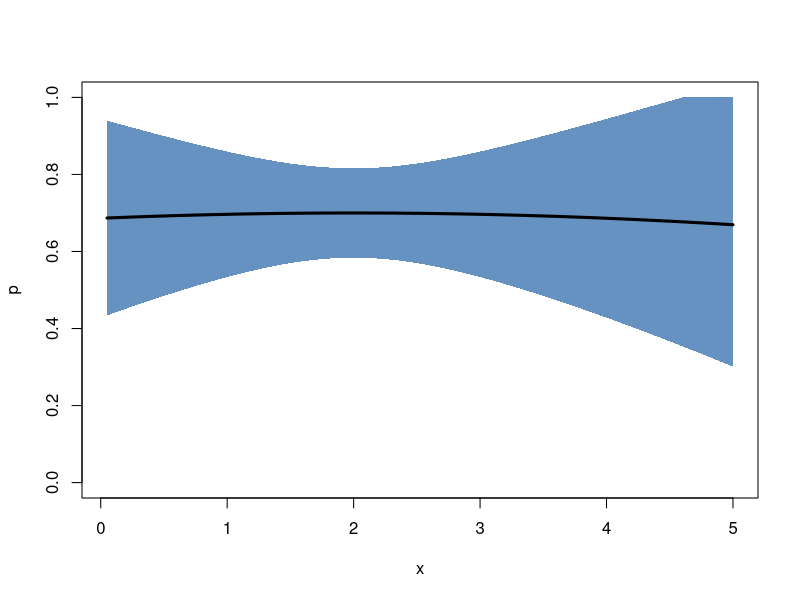
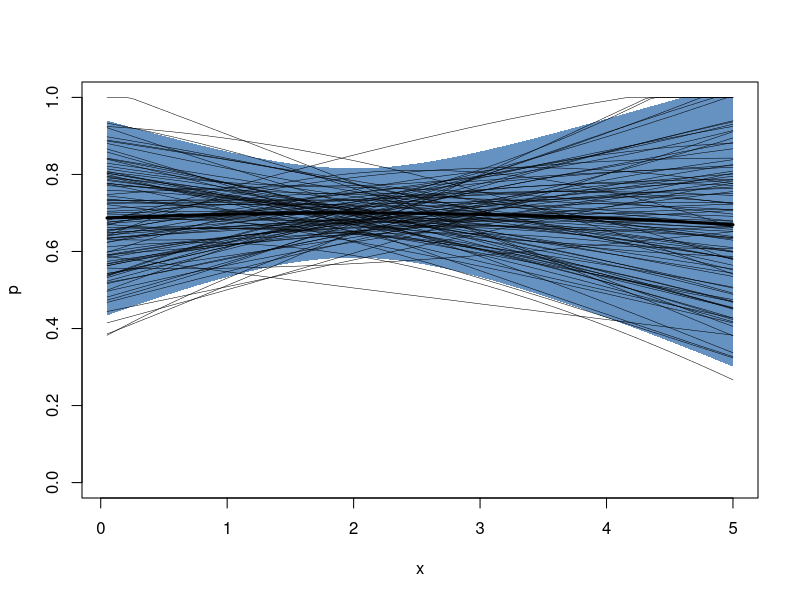
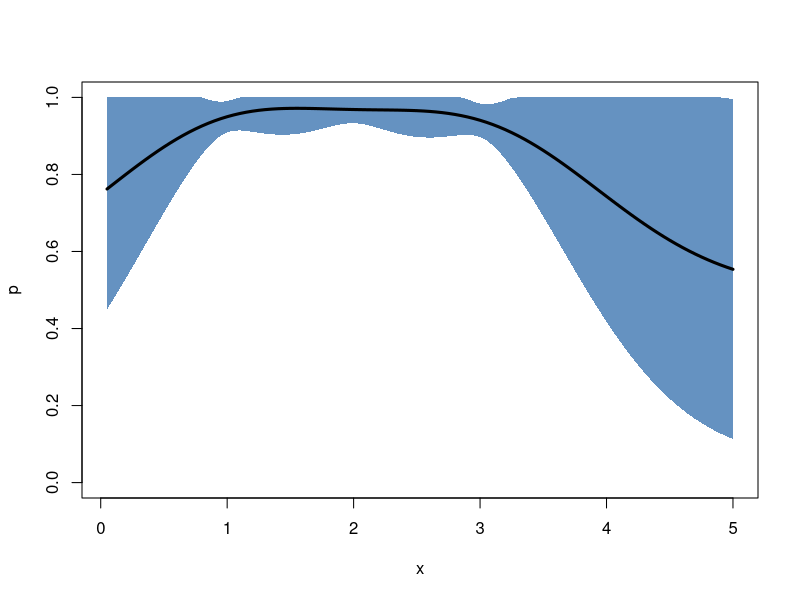
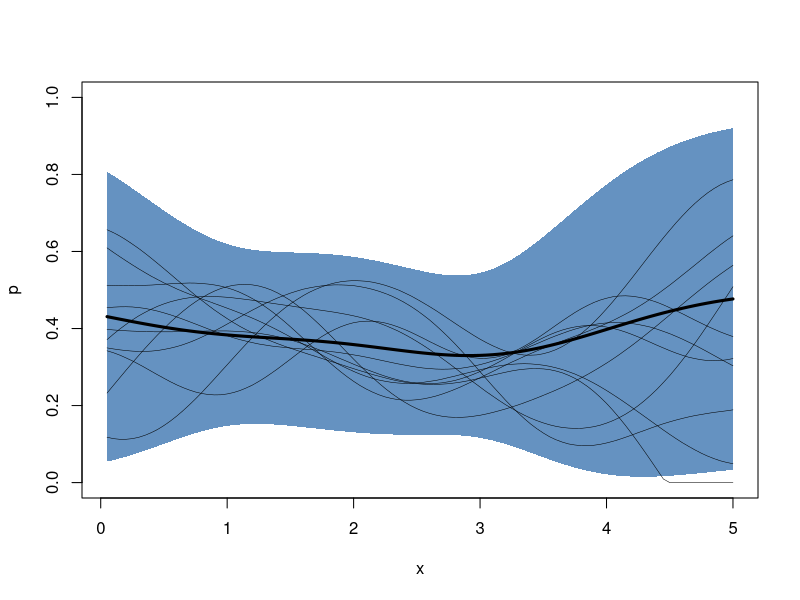

The R source for these figures, in order:

require("mvtnorm")
require("Matrix")

new.gp <- function(x, mu.prior, kernelf)
{
  mu <- rep(mu.prior[1], length(x))
  
  gp <- list(x        = x,              # where to evaluate the gp
             kernelf  = kernelf,        # kernel function
             mu.prior = mu.prior,       # prior mean
             mu       = mu,             # mean
             sigma    = as.matrix(nearPD(kernelf(x, x))$mat))
  class(gp) <- "gp"

  return (gp)
}

kernel.exponential <- function(var, l)
{
  f <- function(x, y) {
    n <- length(x)
    m <- length(y)
    result      <- matrix(0.0, n*m)
    dim(result) <- c(n, m)
    for (i in 1:n) {
      for (j in 1:m) {
        result[i,j] <- var*exp(-1.0/(2.0*l^2)*(x[i]-y[j])^2)
      }
    }
    return (result)
  }
  return (f)
}

posterior <- function(gp, ...)
{
  UseMethod("posterior")
}

posterior.gp <- function(gp, xp, yp, noise=NULL)
{
  if (length(xp) > 0) {
    k0 <- gp$kernelf(xp, xp)     # K(X , X )
    k1 <- gp$kernelf(xp, gp$x)   # K(X , X*)
    k2 <- t(k1)                  # K(X*, X )
    k3 <- gp$kernelf(gp$x, gp$x) # K(X*, X*)

    mu <- gp$mu.prior

    # add noise to measurements?
    if (is.null(noise)) {
      A <- k0
    }
    else if (length(noise) == 1) {
      A <- k0 + noise
    }
    else {
      A <- k0 + diag(noise)
    }
    L        <- chol(A)
    Linv     <- solve(L)

    gp$mu    <- drop(mu + (k2 %*% Linv) %*% (t(Linv) %*% (yp - mu)))
    gp$sigma <- k3 - (k2 %*% Linv) %*% (t(Linv) %*% k1)

    # the resulting matrix is usually not positive definite due to
    # numerical errors; use nearPD to compute the nearest positive
    # definite matrix
    gp$sigma <- as.matrix(nearPD(gp$sigma)$mat)
  }
  return (gp)
}

samples <- function(gp, ...)
{
  UseMethod("samples")
}

samples.gp <- function(gp, n=1)
{
  x <- rmvnorm(n=n, mean=gp$mu, sigma=gp$sigma, method="chol")

  return (x)
}

bound <- function(line, range=c(0,1))
{
  # bound function values in the inverval given by range
  tmp0 <- sapply(line, function(x) min(x, range[2]))
  tmp1 <- sapply(tmp0, function(x) max(x, range[1]))
  return (tmp1)
}

plot.gp <- function(gp, samples=NULL)
{
  col <- rgb(8/255, 81/255, 156/255, alpha=0.625)
  
  plot(gp$x, gp$mu, 'n', xlab="x", ylab="p", ylim=c(0,1))

  var <- diag(gp$sigma)
  z1  <- bound(gp$mu + 2*sqrt(var))
  z2  <- bound(gp$mu - 2*sqrt(var))
  
  polygon(c(gp$x, rev(gp$x)), c(z1, rev(z2)),
     col = col, border = NA)

  lines(gp$x, gp$mu, 'l', lwd=3)

  if (!is.null(samples)) {
    for (i in 1:dim(samples)[1]) {
      lines(gp$x, bound(samples[i,]), 'l', lwd=0.5)
    }
  }
}

# Example
################################################################################

gp <- new.gp(1:100/20, 0.0, kernel.exponential(1, 10))

xp <- c(1, 2, 3)
yp <- c(0.7, 0.7, 0.7)
# measurement noise
ep <- c(0.01, 0.01, 0.01)

gp <- posterior(gp, xp, yp, ep)

plot(gp)

plot(gp, samples(gp, 100))

# Experiment
################################################################################

new.experiment <- function(alpha)
{
  experiment        <- list(alpha   = alpha,     # Dirichlet pseudo counts
                            data    = new.env()) # experimental data
  class(experiment) <- "experiment"

  return (experiment)
}

add.measurement <- function(experiment, ...)
{
  UseMethod("add.measurement")
}

add.measurement.experiment <- function(experiment, x, counts)
{
  key <- toString(x)

  if (is.null(experiment$data[[key]])) {
    experiment$data[[key]] <- counts
  }
  else {
    experiment$data[[key]] <- experiment$data[[key]] + counts
  }
  if (all(experiment$data[[key]] == 0)) {
    rm(list = key, envir=experiment$data)
  }
}

dirichlet.moments <- function(alpha)
{
  expectation <- rep(0, length(alpha))
  variance    <- rep(0, length(alpha))

  alpha0      <- sum(alpha)
  
  for (i in 1:length(alpha)) {
    expectation[i] <- alpha[i]/alpha0
    variance[i]    <- alpha[i]*(alpha0 - alpha[i])/(alpha0^2*(alpha0 + 1))
  }
  
  result <- list(expectation = expectation, variance = variance)

  return (result)
}

posterior.experiment <- function(experiment, x, l)
{
  # get prior pseudocounts
  alpha             <- experiment$alpha
  # determine prior expectation and standard deviation
  prior.moments     <- dirichlet.moments(alpha)
  # the prior expectation sets the mean of the GP
  prior.expectation <- prior.moments$expectation[1]
  # and the variance is used in the kernel function
  prior.variance    <- prior.moments$variance[1]
  # generate a kernel which is limited by the prior variance
  kernelf           <- kernel.exponential(prior.variance, l)
  # construct the gaussian process
  gp                <- new.gp(x, prior.expectation, kernelf)

  if (length(experiment$data) > 0) {
    # we have measurements...
    xp <- c() # position
    yp <- c() # mean
    ep <- c() # variance

    for (key in ls(envir=experiment$data)) {
      xt      <- as.numeric(key)
      counts  <- experiment$data[[key]]

      moments <- dirichlet.moments(counts + alpha)

      xp <- append(xp, xt)
      yp <- append(yp, moments$expectation[1])
      ep <- append(ep, moments$variance[1])
    }
    # compute the posterior of the gaussian process
    gp <- posterior(gp, xp, yp, ep)
  }

  return (gp)
}

# Example
################################################################################

e <- new.experiment(c(2.0,2.0))
add.measurement(e, 1, c(100,3))
add.measurement(e, 2, c( 90,1))
add.measurement(e, 3, c(100,4))

gp <- posterior(e, 1:100/20, 1.0)
plot(gp)

e <- new.experiment(c(2.0,2.0))
add.measurement(e, 1, c( 1,4))
add.measurement(e, 2, c( 1,3))
add.measurement(e, 3, c( 1,6))

gp <- posterior(e, 1:100/20, 1.0)
plot(gp, samples(gp, 10))

# Information measures
################################################################################

kl.divergence <- function(gp, ...)
{
  UseMethod("kl.divergence")
}

kl.divergence.gp <- function(gp0, gp1)
{
  mu0    <- gp0$mu
  mu1    <- gp1$mu
  sigma0 <- gp0$sigma
  sigma1 <- gp1$sigma

  N      <- length(mu0)

  L0inv  <- solve(chol(sigma0))
  L1inv  <- solve(chol(sigma1))
  
  tmp1   <- log(det((sigma1 %*% L0inv) %*% t(L0inv)))
  tmp2   <- sum(diag(L1inv %*% (t(L1inv) %*% sigma0)))
  tmp3   <- (mu0 - mu1) %*% (L1inv %*% (t(L1inv) %*% (mu0 - mu1)))
  
  return (1/2*drop(tmp1 + tmp2 + tmp3 - N))
}

# Example
################################################################################

e <- new.experiment(c(2.0,2.0))
#add.measurement(e, 1, c( 1,4))
#add.measurement(e, 2, c( 1,3))
gp0 <- posterior(e, 1:100/20, 1.0)

add.measurement(e, 2, c( 0,1))
gp1 <- posterior(e, 1:100/20, 1.0)

add.measurement(e, 2.5, c( 0,1))
gp2 <- posterior(e, 1:100/20, 1.0)

kl.divergence(gp0, gp1)
kl.divergence(gp0, gp2)

# Sampling
################################################################################

utility <- function(experiment, ...)
{
  UseMethod("utility")
}

utility.experiment <- function(experiment, x, l=1.0)
{
  L   <- length(x) # number of possible stimuli
  gp0 <- posterior(experiment, x, l)
  ut  <- rep(0.0, L)
  
  for (i in 1:L) {
    add.measurement(experiment, x[i], c( 1, 0))
    gp1 <- posterior(experiment, x, l)
    add.measurement(experiment, x[i], c(-1, 1))
    gp2 <- posterior(experiment, x, l)
    add.measurement(experiment, x[i], c( 0,-1))

    p     <- bound(gp0$mu[i], c(0, 1))
    ut[i] <- ut[i] +    p *kl.divergence(gp0, gp1)
    ut[i] <- ut[i] + (1-p)*kl.divergence(gp0, gp2)
  }
  return (ut)
}
